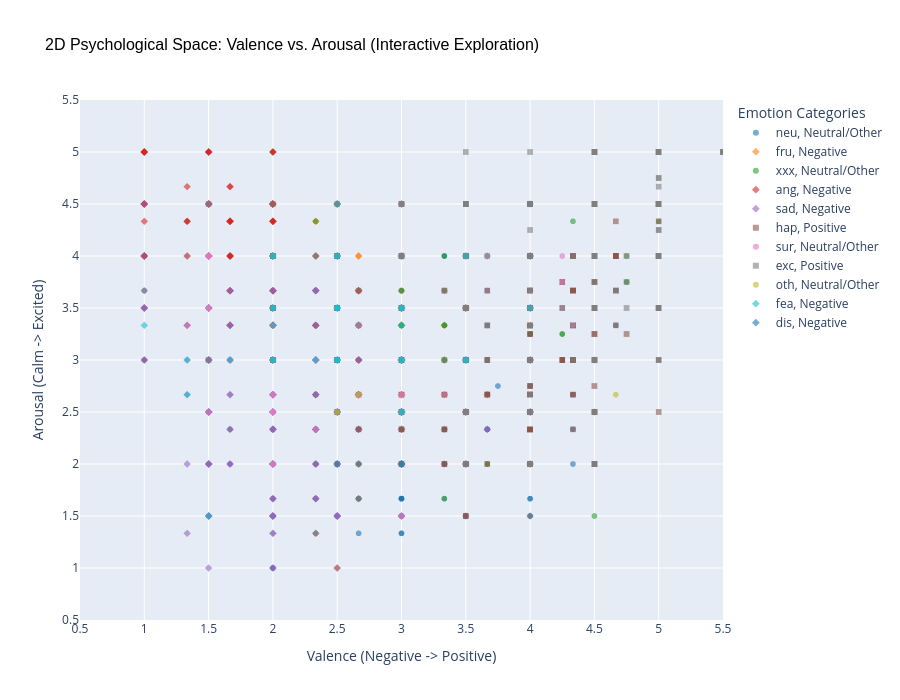

Here is the notebook cell this chart was saved with:
### Markdown cell above
### Step 1.2: Valence-Arousal 2D Space
**Description:** Plots the continuous psychological dimensions (Valence vs. Arousal) to inspect class boundaries and overlap. This helps identify which emotional states share similar arousal and valence profiles, highlighting potential classification bottlenecks.

### Code cell
# =====================================================================
# INTERACTIVE VALENCE-AROUSAL SCATTER PLOT USING PLOTLY
# =====================================================================

# Filter out rows missing Valence or Arousal coordinates to avoid rendering errors
va_df = df.dropna(subset=['Valence', 'Arousal']).copy()

# Generate an interactive 2D scatter plot
# The 'hover_data' parameter controls what fields are displayed when hovering over data points
fig = px.scatter(
    va_df,
    x='Valence',
    y='Arousal',
    color='Raw_Emotion',              # Color-code data points by their raw emotional class
    symbol='Macro_Sentiment',         # Change marker shape based on the macro sentiment group
    title="2D Psychological Space: Valence vs. Arousal (Interactive Exploration)",
    labels={
        'Valence': 'Valence (Negative -> Positive)',
        'Arousal': 'Arousal (Calm -> Excited)',
        'Raw_Emotion': 'Raw Emotion',
        'Macro_Sentiment': 'Macro Sentiment'
    },
    hover_data={
        'Macro_Sentiment': True,      # Show the mapped macro sentiment group in hover tooltip
        'Raw_Emotion': True,          # Show the specific fine-grained emotion class
        'Valence': ':.2f',            # Display valence score with 2 decimal precision
        'Arousal': ':.2f'             # Display arousal score with 2 decimal precision
    },
    opacity=0.6,                      # Set transparency to visually inspect density and overlap
    color_discrete_sequence=px.colors.qualitative.D3
)

# Refine axis boundaries and formatting to match IEMOCAP's 1-5 psychological evaluation scale
fig.update_layout(
    xaxis=dict(range=[0.5, 5.5], dtick=0.5),
    yaxis=dict(range=[0.5, 5.5], dtick=0.5),
    width=900,
    height=700,
    title_font=dict(size=16, family="Arial", color="black"),
    legend_title_text="Emotion Categories"
)

# Adjust marker style size for optimal clarity
fig.update_traces(marker=dict(size=6))

# Render the interactive visualization inside the Jupyter Notebook cell
fig.show()

### Figure 1 — Plotly figure (JSON) as saved in the notebook; plotly's stock layout.template omitted (floating-point values rounded to 4 significant figures; data arrays with more than 128 entries replaced by an {"elided": "..."} marker saying what was removed)
{"data": [{"customdata": {"elided": "1708x2 str values"}, "hovertemplate": "Raw Emotion=%{customdata[1]}<br>Macro Sentiment=%{customdata[0]}<br>Valence (Negative -> Positive)=%{x:.2f}<br>Arousal (Calm -> Excited)=%{y:.2f}<extra></extra>", "legendgroup": "neu, Neutral/Other", "marker": {"color": "#1F77B4", "opacity": 0.6, "size": 6, "symbol": "circle"}, "mode": "markers", "name": "neu, Neutral/Other", "showlegend": true, "type": "scattergl", "x": {"elided": "1708 float values"}, "xaxis": "x", "y": {"elided": "1708 float values"}, "yaxis": "y"}, {"customdata": {"elided": "1849x2 str values"}, "hovertemplate": "Raw Emotion=%{customdata[1]}<br>Macro Sentiment=%{customdata[0]}<br>Valence (Negative -> Positive)=%{x:.2f}<br>Arousal (Calm -> Excited)=%{y:.2f}<extra></extra>", "legendgroup": "fru, Negative", "marker": {"color": "#FF7F0E", "opacity": 0.6, "size": 6, "symbol": "diamond"}, "mode": "markers", "name": "fru, Negative", "showlegend": true, "type": "scattergl", "x": {"elided": "1849 float values"}, "xaxis": "x", "y": {"elided": "1849 float values"}, "yaxis": "y"}, {"customdata": {"elided": "2507x2 str values"}, "hovertemplate": "Raw Emotion=%{customdata[1]}<br>Macro Sentiment=%{customdata[0]}<br>Valence (Negative -> Positive)=%{x:.2f}<br>Arousal (Calm -> Excited)=%{y:.2f}<extra></extra>", "legendgroup": "xxx, Neutral/Other", "marker": {"color": "#2CA02C", "opacity": 0.6, "size": 6, "symbol": "circle"}, "mode": "markers", "name": "xxx, Neutral/Other", "showlegend": true, "type": "scattergl", "x": {"elided": "2507 float values"}, "xaxis": "x", "y": {"elided": "2507 float values"}, "yaxis": "y"}, {"customdata": {"elided": "1103x2 str values"}, "hovertemplate": "Raw Emotion=%{customdata[1]}<br>Macro Sentiment=%{customdata[0]}<br>Valence (Negative -> Positive)=%{x:.2f}<br>Arousal (Calm -> Excited)=%{y:.2f}<extra></extra>", "legendgroup": "ang, Negative", "marker": {"color": "#D62728", "opacity": 0.6, "size": 6, "symbol": "diamond"}, "mode": "markers", "name": "ang, Negative", "showlegend": true, "type": "scattergl", "x": {"elided": "1103 float values"}, "xaxis": "x", "y": {"elided": "1103 float values"}, "yaxis": "y"}, {"customdata": {"elided": "1084x2 str values"}, "hovertemplate": "Raw Emotion=%{customdata[1]}<br>Macro Sentiment=%{customdata[0]}<br>Valence (Negative -> Positive)=%{x:.2f}<br>Arousal (Calm -> Excited)=%{y:.2f}<extra></extra>", "legendgroup": "sad, Negative", "marker": {"color": "#9467BD", "opacity": 0.6, "size": 6, "symbol": "diamond"}, "mode": "markers", "name": "sad, Negative", "showlegend": true, "type": "scattergl", "x": {"elided": "1084 float values"}, "xaxis": "x", "y": {"elided": "1084 float values"}, "yaxis": "y"}, {"customdata": {"elided": "595x2 str values"}, "hovertemplate": "Raw Emotion=%{customdata[1]}<br>Macro Sentiment=%{customdata[0]}<br>Valence (Negative -> Positive)=%{x:.2f}<br>Arousal (Calm -> Excited)=%{y:.2f}<extra></extra>", "legendgroup": "hap, Positive", "marker": {"color": "#8C564B", "opacity": 0.6, "size": 6, "symbol": "square"}, "mode": "markers", "name": "hap, Positive", "showlegend": true, "type": "scattergl", "x": {"elided": "595 float values"}, "xaxis": "x", "y": {"elided": "595 float values"}, "yaxis": "y"}, {"customdata": {"elided": "107x2 str values"}, "hovertemplate": "Raw Emotion=%{customdata[1]}<br>Macro Sentiment=%{customdata[0]}<br>Valence (Negative -> Positive)=%{x:.2f}<br>Arousal (Calm -> Excited)=%{y:.2f}<extra></extra>", "legendgroup": "sur, Neutral/Other", "marker": {"color": "#E377C2", "opacity": 0.6, "size": 6, "symbol": "circle"}, "mode": "markers", "name": "sur, Neutral/Other", "showlegend": true, "type": "scattergl", "x": [4.333, 3.667, 3.0, 3.0, 2.5, 2.333, 4.333, 2.5, 3.0, 2.0, 2.5, 3.0, 2.0, 4.0, 2.5, 3.0, 2.0, 2.0, 2.667, 2.333, 1.667, 2.0, 3.0, 2.5, 4.5, 2.0, 4.25, 4.25, 4.25, 2.0, 2.5, 1.5, 2.0, 3.0, 2.5, 1.5, 5.0, 4.0, 2.5, 3.0, 2.5, 2.0, 1.5, 1.5, 3.5, 2.5, 4.0, 4.0, 4.0, 4.0, 2.0, 2.5, 2.5, 3.0, 2.5, 2.0, 1.5, 2.0, 4.5, 2.5, 3.0, 2.0, 2.5, 2.0, 4.5, 2.5, 4.0, 2.5, 2.0, 2.0, 4.0, 1.5, 4.0, 5.0, 2.0, 2.0, 2.5, 2.5, 3.0, 2.667, 5.0, 5.0, 3.5, 4.0, 4.5, 2.5, 2.5, 2.5, 3.0, 1.5, 1.5, 3.0, 3.0, 3.0, 3.0, 2.0, 1.333, 4.333, 2.667, 4.5, 2.5, 2.0, 2.0, 2.0, 3.0, 2.0, 3.333], "xaxis": "x", "y": [3.333, 3.667, 2.667, 2.5, 3.0, 2.333, 3.333, 3.0, 3.5, 3.5, 3.5, 1.5, 4.0, 3.5, 3.0, 4.0, 2.667, 3.333, 2.667, 3.0, 3.0, 2.5, 3.5, 3.5, 4.5, 2.5, 3.75, 4.0, 3.5, 2.5, 3.5, 4.0, 2.5, 2.5, 3.5, 2.5, 4.5, 3.667, 2.5, 3.0, 3.5, 2.5, 3.5, 4.0, 2.5, 4.0, 3.5, 3.5, 3.0, 2.0, 2.0, 4.0, 2.5, 2.667, 2.5, 3.0, 3.5, 3.5, 4.0, 2.0, 4.5, 3.5, 2.0, 3.0, 4.0, 4.0, 4.0, 3.5, 3.5, 2.5, 3.0, 3.5, 3.0, 3.5, 3.5, 2.5, 2.5, 3.5, 3.5, 3.333, 4.5, 4.5, 3.0, 3.0, 4.0, 3.0, 3.0, 3.0, 3.0, 4.0, 4.0, 4.0, 3.5, 2.5, 3.5, 2.667, 3.333, 3.333, 3.333, 4.0, 2.5, 3.0, 3.0, 2.0, 3.0, 3.5, 2.667], "yaxis": "y"}, {"customdata": {"elided": "1041x2 str values"}, "hovertemplate": "Raw Emotion=%{customdata[1]}<br>Macro Sentiment=%{customdata[0]}<br>Valence (Negative -> Positive)=%{x:.2f}<br>Arousal (Calm -> Excited)=%{y:.2f}<extra></extra>", "legendgroup": "exc, Positive", "marker": {"color": "#7F7F7F", "opacity": 0.6, "size": 6, "symbol": "square"}, "mode": "markers", "name": "exc, Positive", "showlegend": true, "type": "scattergl", "x": {"elided": "1041 float values"}, "xaxis": "x", "y": {"elided": "1041 float values"}, "yaxis": "y"}, {"customdata": [["Neutral/Other", "oth"], ["Neutral/Other", "oth"], ["Neutral/Other", "oth"]], "hovertemplate": "Raw Emotion=%{customdata[1]}<br>Macro Sentiment=%{customdata[0]}<br>Valence (Negative -> Positive)=%{x:.2f}<br>Arousal (Calm -> Excited)=%{y:.2f}<extra></extra>", "legendgroup": "oth, Neutral/Other", "marker": {"color": "#BCBD22", "opacity": 0.6, "size": 6, "symbol": "circle"}, "mode": "markers", "name": "oth, Neutral/Other", "showlegend": true, "type": "scattergl", "x": [2.5, 2.667, 4.667], "xaxis": "x", "y": [2.5, 2.667, 2.667], "yaxis": "y"}, {"customdata": [["Negative", "fea"], ["Negative", "fea"], ["Negative", "fea"], ["Negative", "fea"], ["Negative", "fea"], ["Negative", "fea"], ["Negative", "fea"], ["Negative", "fea"], ["Negative", "fea"], ["Negative", "fea"], ["Negative", "fea"], ["Negative", "fea"], ["Negative", "fea"], ["Negative", "fea"], ["Negative", "fea"], ["Negative", "fea"], ["Negative", "fea"], ["Negative", "fea"], ["Negative", "fea"], ["Negative", "fea"], ["Negative", "fea"], ["Negative", "fea"], ["Negative", "fea"], ["Negative", "fea"], ["Negative", "fea"], ["Negative", "fea"], ["Negative", "fea"], ["Negative", "fea"], ["Negative", "fea"], ["Negative", "fea"], ["Negative", "fea"], ["Negative", "fea"], ["Negative", "fea"], ["Negative", "fea"], ["Negative", "fea"], ["Negative", "fea"], ["Negative", "fea"], ["Negative", "fea"], ["Negative", "fea"], ["Negative", "fea"]], "hovertemplate": "Raw Emotion=%{customdata[1]}<br>Macro Sentiment=%{customdata[0]}<br>Valence (Negative -> Positive)=%{x:.2f}<br>Arousal (Calm -> Excited)=%{y:.2f}<extra></extra>", "legendgroup": "fea, Negative", "marker": {"color": "#17BECF", "opacity": 0.6, "size": 6, "symbol": "diamond"}, "mode": "markers", "name": "fea, Negative", "showlegend": true, "type": "scattergl", "x": [2.0, 2.5, 2.5, 2.5, 2.5, 2.5, 2.5, 3.0, 2.5, 3.0, 2.5, 4.0, 3.0, 3.0, 3.0, 2.0, 2.5, 2.5, 3.0, 3.5, 3.0, 2.0, 2.0, 3.0, 2.5, 2.5, 2.0, 3.0, 2.0, 2.5, 1.5, 3.5, 2.0, 1.667, 2.333, 1.333, 1.0, 1.333, 3.5, 3.0], "xaxis": "x", "y": [3.5, 4.0, 3.5, 3.5, 3.5, 3.0, 3.5, 2.5, 3.0, 2.0, 3.5, 3.5, 3.333, 3.0, 3.0, 3.0, 4.5, 3.0, 3.5, 3.0, 2.5, 3.0, 3.5, 3.0, 3.0, 4.0, 4.0, 3.5, 4.0, 3.5, 1.5, 4.0, 3.333, 3.0, 3.0, 2.667, 3.333, 3.0, 3.0, 3.5], "yaxis": "y"}, {"customdata": [["Negative", "dis"], ["Negative", "dis"]], "hovertemplate": "Raw Emotion=%{customdata[1]}<br>Macro Sentiment=%{customdata[0]}<br>Valence (Negative -> Positive)=%{x:.2f}<br>Arousal (Calm -> Excited)=%{y:.2f}<extra></extra>", "legendgroup": "dis, Negative", "marker": {"color": "#1F77B4", "opacity": 0.6, "size": 6, "symbol": "diamond"}, "mode": "markers", "name": "dis, Negative", "showlegend": true, "type": "scattergl", "x": [3.0, 2.5], "xaxis": "x", "y": [2.0, 2.0], "yaxis": "y"}], "layout": {"height": 700, "legend": {"title": {"text": "Emotion Categories"}, "tracegroupgap": 0}, "title": {"font": {"color": "black", "family": "Arial", "size": 16}, "text": "2D Psychological Space: Valence vs. Arousal (Interactive Exploration)"}, "width": 900, "xaxis": {"anchor": "y", "domain": [0, 1], "dtick": 0.5, "range": [0.5, 5.5], "title": {"text": "Valence (Negative -> Positive)"}}, "yaxis": {"anchor": "x", "domain": [0, 1], "dtick": 0.5, "range": [0.5, 5.5], "title": {"text": "Arousal (Calm -> Excited)"}}}}
